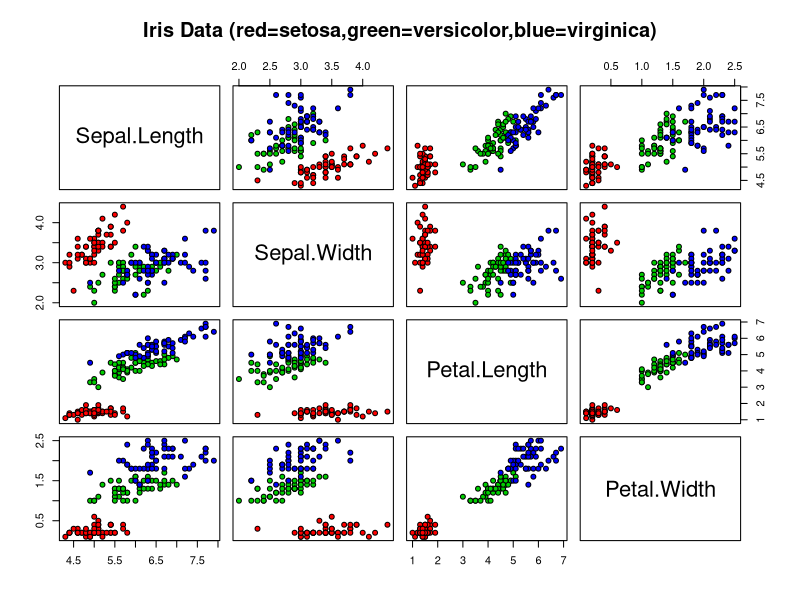
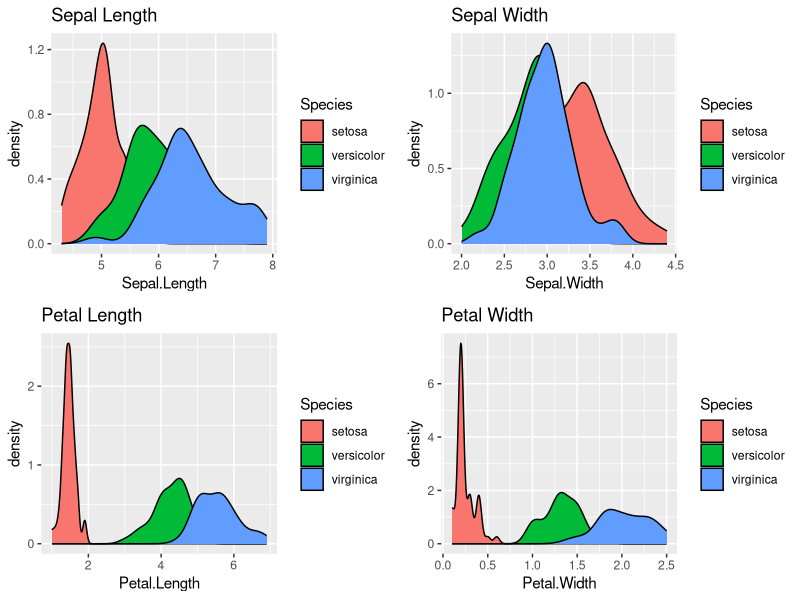

Write R code to recreate these figures, in order.
# Wikipedia example: https://en.wikibooks.org/wiki/Data_Mining_Algorithms_In_R/Classification/Na%C3%AFve_Bayes

# Install & load required packages
## Cran project: https://cran.r-project.org/web/packages/e1071/index.html
install.packages('e1071', dependencies = TRUE)
install.packages('gridExtra')


####################################
# START EXAMPLE: Iris data         #
####################################
library(class)
library(e1071)
library(ggplot2)
library(gridExtra)

# Explore iris dataset
View(iris)
summary(iris)
str(iris)

# plot each atrribute against the others
pairs(iris[1:4], main = "Iris Data (red=setosa,green=versicolor,blue=virginica)",
      pch = 21, bg = c("red", "green3", "blue")[unclass(iris$Species)])

# plot Sepal.Length, Sepal.Width, Petal.Length, Petal.Width
p1 <- ggplot(iris, aes(x=Sepal.Length, y=..density.., fill = Species)) + geom_density(color="black") + ggtitle('Sepal Length')
p2 <- ggplot(iris, aes(x=Sepal.Width, y=..density.., fill = Species)) + geom_density(color="black") + ggtitle('Sepal Width')
p3 <- ggplot(iris, aes(x=Petal.Length, y=..density.., fill = Species)) + geom_density(color="black") + ggtitle('Petal Length')
p4 <- ggplot(iris, aes(x=Petal.Width, y=..density.., fill = Species)) + geom_density(color="black") + ggtitle('Petal Width')

grid.arrange(p1, p2, p3, p4, ncol=2, nrow=2)

# Compute Naïve Bayes
classifier <- naiveBayes(iris[,1:4], iris[, 5])
table(predict(classifier, iris), iris[, 5])

predict(classifier, iris, type="raw") # prints numeric probability for each outcome
table(predict(classifier, iris, type="class"), iris[, 5]) # prints class


####################################
# START EXAMPLE: Titanic           #
####################################
library(class)
library(e1071)
library(ggplot2)
library(gridExtra)

# Explore iris dataset
View(Titanic)
str(Titanic)
titanic <- as.data.frame(Titanic)
titanic <- data.frame(titanic[rep(seq_len(dim(titanic)[1]), titanic$Freq), 1:4, drop = FALSE], row.names = NULL)

# Compute naïve bayes
classifier2 <- naiveBayes(Survived ~ ., data = titanic, laplace=1)
table(predict(classifier2, titanic), titanic$Survived)
